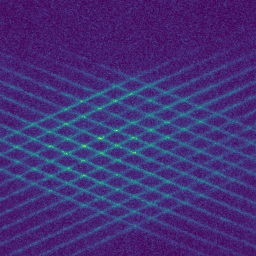
#> input picture Experimental_Data/Source/frame_0.png, 256 x 256 px
$ python -i image_utility.py   (imports and definitions only)   (older library calls are emulated)
#> lines starting #> are read from the running program, lines starting #| are printed output that depends on the picture; after the words box and inside, x2 and y2 are one past the last pixel; in counts of white or black regions, pixels touching at a corner belong together
import cv2
from skimage.morphology import skeletonize
import numpy as np
import matplotlib.pyplot as plt
from matplotlib import cm


def skeletonize_img(image, blur_window=(5,5)):
    """
    Function takes in an image read in through cv2.imread, returns a skeletonized image of the
    grid

    :param image        :   Input image
    :param blur_window  :   Window size for the gaussian blur
    :return             :   Skeletonized image
    """
    blur = cv2.GaussianBlur(image, blur_window, 0).astype('uint8')

    # Apply adaptive thresholding and Otsu's thresholding
    adaptive_thresh = cv2.adaptiveThreshold(blur, 255, cv2.ADAPTIVE_THRESH_GAUSSIAN_C, cv2.THRESH_BINARY, 11, 2)
    _, ot = cv2.threshold(blur, 0, 255, cv2.THRESH_BINARY + cv2.THRESH_OTSU)

    # Apply morphological operations to Eliminate Noises
    kernel = np.ones((3, 3), np.uint8)
    adaptive_thresh = cv2.erode(adaptive_thresh, kernel=kernel)
    adaptive_thresh = cv2.dilate(adaptive_thresh, kernel=kernel)

    # Create a gradient mask to isolate specific regions
    grad_x = cv2.Sobel(ot, cv2.CV_64F, 1, 0, ksize=5)
    grad_y = cv2.Sobel(ot, cv2.CV_64F, 0, 1, ksize=5)
    grad_magnitude = np.sqrt(grad_x ** 2 + grad_y ** 2)
    gradient_mask = (grad_magnitude == 0)
    dark_mask = (ot == 0)
    mask = gradient_mask & dark_mask

    adaptive_thresh[mask] = 0
    return adaptive_thresh, skeletonize(adaptive_thresh).astype(np.uint8)


# [121 lines left out: functions stereo_transform, transform_image, show_hough, not called in this run]

>>> import cv2
>>> picture = cv2.imread('Experimental_Data/Source/frame_0.png', cv2.IMREAD_GRAYSCALE)
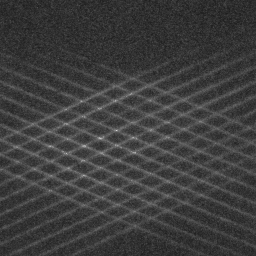
#> picture: shape (256, 256); min 30, max 215, mean 61.4
>>> result = skeletonize_img(picture)
#> in skeletonize_img, `adaptive_thresh = cv2.adaptiveThreshold(blur, 255, cv2.ADAPTIVE_THRESH..`:
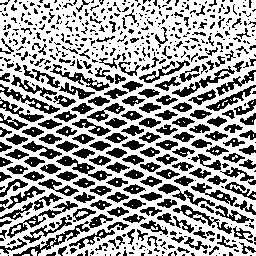
#> adaptive_thresh: shape (256, 256); 61.4% white; 596 black regions (380 under 20 px), largest, box (x1, y1, x2, y2) and area: (7, 201, 78, 238) 427, (13, 221, 90, 256) 417, (56, 156, 112, 181) 388
#> in skeletonize_img, `_, ot = cv2.threshold(blur, 0, 255, cv2.THRESH_BINARY + cv2.THRESH_OTSU)`: ot: shape (256, 256); 32.3% white; 39 white regions (24 under 20 px), largest, box (x1, y1, x2, y2) and area: (0, 64, 256, 256) 20364, (14, 72, 58, 92) 157, (87, 235, 115, 248) 81
#> in skeletonize_img, `adaptive_thresh = cv2.erode(adaptive_thresh, kernel=kernel)`: adaptive_thresh: shape (256, 256); 25.4% white in thin lines or dots
#> in skeletonize_img, `adaptive_thresh = cv2.dilate(adaptive_thresh, kernel=kernel)`: adaptive_thresh: shape (256, 256); 55.9% white; 303 black regions (133 under 20 px), largest, box (x1, y1, x2, y2) and area: (0, 201, 96, 256) 1238, (158, 184, 254, 229) 712, (13, 214, 113, 256) 673
#> in skeletonize_img, `grad_x = cv2.Sobel(ot, cv2.CV_64F, 1, 0, ksize=5)`:
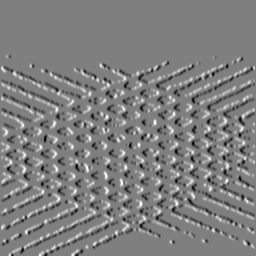
#> grad_x: shape (256, 256) float64; min -12240, max 12240, mean 6.5; drawn with min black and max white
#> in skeletonize_img, `grad_y = cv2.Sobel(ot, cv2.CV_64F, 0, 1, ksize=5)`:
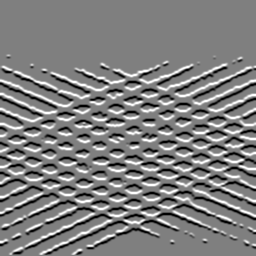
#> grad_y: shape (256, 256) float64; min -12240, max 12240, mean 5.7; drawn with min black and max white
#> in skeletonize_img, `grad_magnitude = np.sqrt(grad_x ** 2 + grad_y ** 2)`:
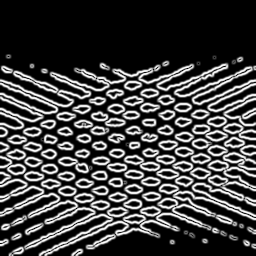
#> grad_magnitude: shape (256, 256) float64; min 0, max 13072.3, mean 3244.7; drawn with min black and max white
#> in skeletonize_img, `gradient_mask = (grad_magnitude == 0)`: gradient_mask: shape (256, 256) bool; 51.2% white; 14 black regions, largest, box (x1, y1, x2, y2) and area: (0, 60, 256, 256) 31044, (0, 232, 23, 247) 165, (56, 126, 74, 137) 159
#> in skeletonize_img, `mask = gradient_mask & dark_mask`:
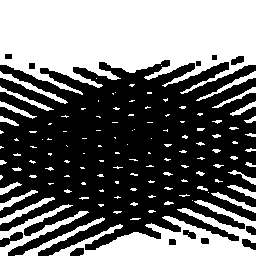
#> mask: shape (256, 256) bool; 43% white; 122 white regions (87 under 20 px), largest, box (x1, y1, x2, y2) and area: (0, 0, 256, 95) 18340, (49, 200, 256, 256) 4634, (0, 204, 89, 256) 1014
#> in skeletonize_img, `adaptive_thresh[mask] = 0`:
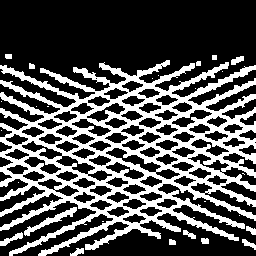
#> adaptive_thresh: shape (256, 256); 32.1% white; 27 white regions (13 under 20 px), largest, box (x1, y1, x2, y2) and area: (0, 60, 256, 256) 20058, (24, 207, 77, 236) 313, (0, 232, 23, 246) 121

$ run again, on Experimental_Data/Source/frame_1.png
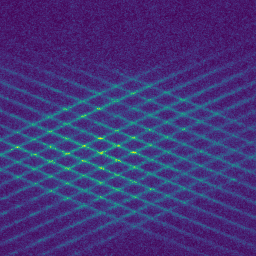
#> input picture Experimental_Data/Source/frame_1.png, 256 x 256 px
#> in skeletonize_img, `adaptive_thresh = cv2.adaptiveThreshold(blur, 255, cv2.ADAPTIVE_THRESH..`:
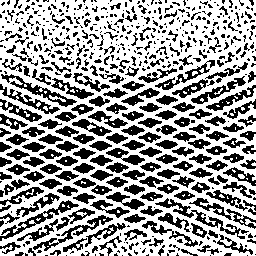
#> adaptive_thresh: shape (256, 256); 60.6% white; 583 black regions (363 under 20 px), largest, box (x1, y1, x2, y2) and area: (155, 198, 249, 239) 551, (0, 200, 79, 241) 522, (1, 74, 77, 107) 475
#> ot: shape (256, 256); 29.7% white; 43 white regions (27 under 20 px), largest, box (x1, y1, x2, y2) and area: (0, 69, 256, 234) 18704, (56, 234, 85, 248) 89, (30, 234, 55, 246) 74
#> gradient_mask: shape (256, 256) bool; 53.5% white; 13 black regions, largest, box (x1, y1, x2, y2) and area: (0, 64, 256, 250) 29347, (24, 232, 57, 250) 265, (4, 231, 26, 244) 170
#> mask: shape (256, 256) bool; 46.5% white; 119 white regions (77 under 20 px), largest, box (x1, y1, x2, y2) and area: (0, 0, 256, 102) 19563, (0, 200, 256, 256) 6827, (0, 189, 56, 226) 604
#> in skeletonize_img, `adaptive_thresh[mask] = 0`:
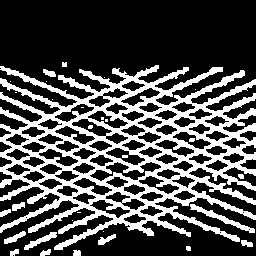
#> adaptive_thresh: shape (256, 256); 30% white; 30 white regions (14 under 20 px), largest, box (x1, y1, x2, y2) and area: (0, 65, 256, 250) 18342, (190, 204, 255, 233) 340, (24, 232, 57, 250) 183

$ run again, on Experimental_Data/Source/frame_2.png
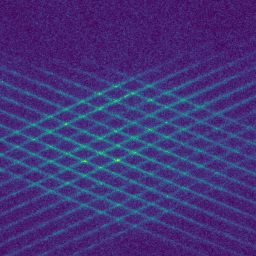
#> input picture Experimental_Data/Source/frame_2.png, 256 x 256 px
#> in skeletonize_img, `adaptive_thresh = cv2.adaptiveThreshold(blur, 255, cv2.ADAPTIVE_THRESH..`:
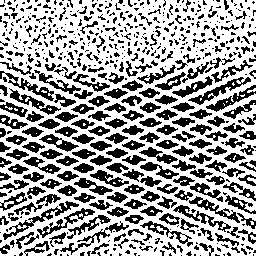
#> adaptive_thresh: shape (256, 256); 61.9% white; 610 black regions (393 under 20 px), largest, box (x1, y1, x2, y2) and area: (3, 201, 79, 240) 444, (188, 77, 251, 105) 395, (37, 208, 95, 238) 347
#> ot: shape (256, 256); 31.2% white; 48 white regions (32 under 20 px), largest, box (x1, y1, x2, y2) and area: (0, 67, 256, 241) 19652, (73, 228, 99, 241) 80, (0, 66, 21, 76) 69
#> gradient_mask: shape (256, 256) bool; 52.4% white; 14 black regions (2 under 20 px), largest, box (x1, y1, x2, y2) and area: (0, 61, 256, 243) 30227, (216, 229, 243, 244) 196, (5, 242, 34, 256) 191
#> mask: shape (256, 256) bool; 44.7% white; 116 white regions (77 under 20 px), largest, box (x1, y1, x2, y2) and area: (0, 0, 256, 96) 18767, (0, 192, 256, 256) 6739, (0, 197, 55, 227) 341
#> in skeletonize_img, `adaptive_thresh[mask] = 0`:
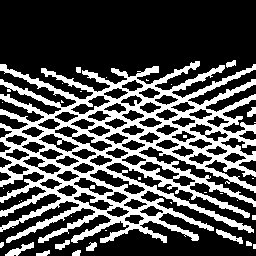
#> adaptive_thresh: shape (256, 256); 31% white; 36 white regions (23 under 20 px), largest, box (x1, y1, x2, y2) and area: (0, 61, 256, 243) 19469, (5, 242, 34, 256) 156, (216, 229, 243, 244) 140
